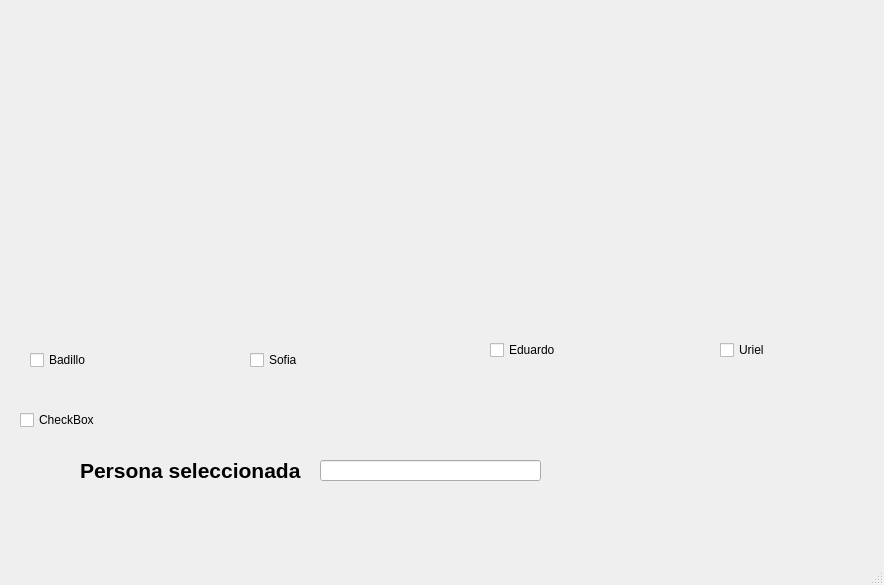
<?xml version="1.0" encoding="UTF-8"?>
<ui version="4.0">
 <class>MainWindow</class>
 <widget class="QMainWindow" name="MainWindow">
  <property name="geometry">
   <rect>
    <x>0</x>
    <y>0</y>
    <width>884</width>
    <height>585</height>
   </rect>
  </property>
  <property name="windowTitle">
   <string>MainWindow</string>
  </property>
  <widget class="QWidget" name="centralwidget">
   <widget class="QLabel" name="label">
    <property name="geometry">
     <rect>
      <x>40</x>
      <y>10</y>
      <width>121</width>
      <height>61</height>
     </rect>
    </property>
    <property name="text">
     <string/>
    </property>
    <property name="pixmap">
     <pixmap resource="../Recursos.qrc">:/meme/Imagen/fians.jpg</pixmap>
    </property>
    <property name="scaledContents">
     <bool>true</bool>
    </property>
   </widget>
   <widget class="QLabel" name="label_4">
    <property name="geometry">
     <rect>
      <x>710</x>
      <y>20</y>
      <width>121</width>
      <height>61</height>
     </rect>
    </property>
    <property name="text">
     <string/>
    </property>
    <property name="pixmap">
     <pixmap resource="../Recursos.qrc">:/meme/Imagen/uat-logo.jpg</pixmap>
    </property>
    <property name="scaledContents">
     <bool>true</bool>
    </property>
   </widget>
   <widget class="QLabel" name="label_5">
    <property name="geometry">
     <rect>
      <x>730</x>
      <y>470</y>
      <width>131</width>
      <height>61</height>
     </rect>
    </property>
    <property name="text">
     <string/>
    </property>
    <property name="pixmap">
     <pixmap resource="../Recursos.qrc">:/meme/Imagen/logo_equipo.jpg</pixmap>
    </property>
    <property name="scaledContents">
     <bool>true</bool>
    </property>
   </widget>
   <widget class="QLabel" name="img_persona">
    <property name="geometry">
     <rect>
      <x>20</x>
      <y>170</y>
      <width>191</width>
      <height>151</height>
     </rect>
    </property>
    <property name="text">
     <string/>
    </property>
    <property name="pixmap">
     <pixmap resource="../Recursos.qrc">:/meme/Imagen/badillo .png</pixmap>
    </property>
    <property name="scaledContents">
     <bool>true</bool>
    </property>
   </widget>
   <widget class="QCheckBox" name="rb_badillo">
    <property name="geometry">
     <rect>
      <x>30</x>
      <y>350</y>
      <width>81</width>
      <height>20</height>
     </rect>
    </property>
    <property name="text">
     <string>Badillo</string>
    </property>
   </widget>
   <widget class="QCheckBox" name="rb_sofia">
    <property name="geometry">
     <rect>
      <x>250</x>
      <y>350</y>
      <width>81</width>
      <height>20</height>
     </rect>
    </property>
    <property name="text">
     <string>Sofia</string>
    </property>
   </widget>
   <widget class="QLabel" name="img_persona_2">
    <property name="geometry">
     <rect>
      <x>230</x>
      <y>170</y>
      <width>191</width>
      <height>151</height>
     </rect>
    </property>
    <property name="text">
     <string/>
    </property>
    <property name="pixmap">
     <pixmap resource="../Recursos.qrc">:/meme/Imagen/sofi.png</pixmap>
    </property>
    <property name="scaledContents">
     <bool>true</bool>
    </property>
   </widget>
   <widget class="QLabel" name="img_persona_3">
    <property name="geometry">
     <rect>
      <x>440</x>
      <y>170</y>
      <width>191</width>
      <height>151</height>
     </rect>
    </property>
    <property name="text">
     <string/>
    </property>
    <property name="pixmap">
     <pixmap resource="../Recursos.qrc">:/meme/Imagen/JuarezBeltran.png</pixmap>
    </property>
    <property name="scaledContents">
     <bool>true</bool>
    </property>
   </widget>
   <widget class="QCheckBox" name="rb_eduardo">
    <property name="geometry">
     <rect>
      <x>490</x>
      <y>340</y>
      <width>81</width>
      <height>20</height>
     </rect>
    </property>
    <property name="text">
     <string>Eduardo</string>
    </property>
   </widget>
   <widget class="QCheckBox" name="rb_uriel">
    <property name="geometry">
     <rect>
      <x>720</x>
      <y>340</y>
      <width>81</width>
      <height>20</height>
     </rect>
    </property>
    <property name="text">
     <string>Uriel</string>
    </property>
   </widget>
   <widget class="QLabel" name="img_persona_4">
    <property name="geometry">
     <rect>
      <x>670</x>
      <y>170</y>
      <width>191</width>
      <height>151</height>
     </rect>
    </property>
    <property name="text">
     <string/>
    </property>
    <property name="pixmap">
     <pixmap resource="../Recursos.qrc">:/meme/Imagen/GonzalezUriel.png</pixmap>
    </property>
    <property name="scaledContents">
     <bool>true</bool>
    </property>
   </widget>
   <widget class="QCheckBox" name="checkBox">
    <property name="geometry">
     <rect>
      <x>10</x>
      <y>650</y>
      <width>85</width>
      <height>20</height>
     </rect>
    </property>
    <property name="text">
     <string>CheckBox</string>
    </property>
   </widget>
   <widget class="QLineEdit" name="txt_persona">
    <property name="geometry">
     <rect>
      <x>320</x>
      <y>460</y>
      <width>221</width>
      <height>21</height>
     </rect>
    </property>
   </widget>
   <widget class="QLabel" name="label_2">
    <property name="geometry">
     <rect>
      <x>80</x>
      <y>460</y>
      <width>231</width>
      <height>21</height>
     </rect>
    </property>
    <property name="font">
     <font>
      <pointsize>16</pointsize>
      <weight>75</weight>
      <bold>true</bold>
     </font>
    </property>
    <property name="text">
     <string>Persona seleccionada</string>
    </property>
   </widget>
   <widget class="QCheckBox" name="checkBox_2">
    <property name="geometry">
     <rect>
      <x>20</x>
      <y>410</y>
      <width>85</width>
      <height>20</height>
     </rect>
    </property>
    <property name="text">
     <string>CheckBox</string>
    </property>
   </widget>
  </widget>
  <widget class="QMenuBar" name="menubar">
   <property name="geometry">
    <rect>
     <x>0</x>
     <y>0</y>
     <width>884</width>
     <height>21</height>
    </rect>
   </property>
  </widget>
  <widget class="QStatusBar" name="statusbar"/>
 </widget>
 <resources>
  <include location="../Recursos.qrc"/>
 </resources>
 <connections/>
</ui>
